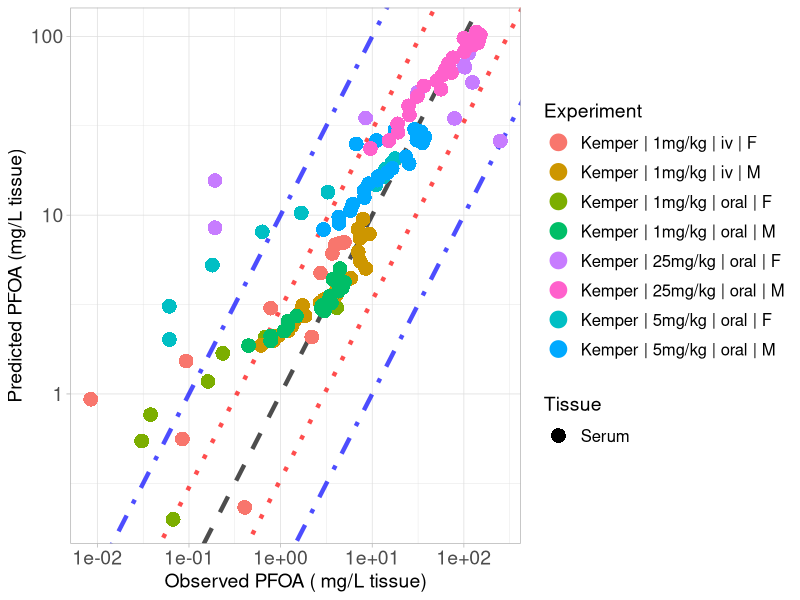

The R source for this figure:
library(ggplot2)

#setwd("C:/Users/ptsir/Documents/GitHub/PFAS_PBK_models/PFOA inhalation Rat/Validation/Validation_results")
setwd("/Users/eviepapakyriakopoulou/Documents/GitHub/PFAS_PBK_models/PFOA inhalation Rat/Validation/Validation_Scenario24j")

# Load Results 

# 
Kemper_serum_results <- read.csv("Kemper_2003_serum_results.csv", header = T)
Kemper_iv_F_1 <- Kemper_serum_results[Kemper_serum_results$Dose == 1 & Kemper_serum_results$Type == "iv" &
                               Kemper_serum_results$sex == "F", ]
Kemper_iv_F_1$Experiment <- "Kemper | 1mg/kg | iv | F"

Kemper_oral_F_1 <- Kemper_serum_results[Kemper_serum_results$Dose == 1 & Kemper_serum_results$Type == "oral" &
                                 Kemper_serum_results$sex == "F", ]
Kemper_oral_F_1$Experiment <- "Kemper | 1mg/kg | oral | F"

Kemper_oral_F_5 <- Kemper_serum_results[Kemper_serum_results$Dose == 5 & Kemper_serum_results$Type == "oral" &
                                 Kemper_serum_results$sex == "F", ]
Kemper_oral_F_5$Experiment <- "Kemper | 5mg/kg | oral | F"
Kemper_oral_F_25 <- Kemper_serum_results[Kemper_serum_results$Dose == 25 & Kemper_serum_results$Type == "oral" &
                                  Kemper_serum_results$sex == "F", ]
Kemper_oral_F_25$Experiment <- "Kemper | 25mg/kg | oral | F"

Kemper_iv_M_1 <- Kemper_serum_results[Kemper_serum_results$Dose == 1 & Kemper_serum_results$Type == "iv" &
                               Kemper_serum_results$sex == "M", ]
Kemper_iv_M_1$Experiment <- "Kemper | 1mg/kg | iv | M"

Kemper_oral_M_1 <- Kemper_serum_results[Kemper_serum_results$Dose == 1 & Kemper_serum_results$Type == "oral" &
                                 Kemper_serum_results$sex == "M", ]
Kemper_oral_M_1$Experiment <- "Kemper | 1mg/kg | oral | M"

Kemper_oral_M_5 <- Kemper_serum_results[Kemper_serum_results$Dose == 5 & Kemper_serum_results$Type == "oral" &
                                 Kemper_serum_results$sex == "M", ]
Kemper_oral_M_5$Experiment <- "Kemper | 5mg/kg | oral | M"
Kemper_oral_M_25 <- Kemper_serum_results[Kemper_serum_results$Dose == 25 & Kemper_serum_results$Type == "oral" &
                                  Kemper_serum_results$sex == "M", ]
Kemper_oral_M_25$Experiment <- "Kemper | 25mg/kg | oral | M"
# 
# Kudo_high <- Kudo_results[Kudo_results$Dose == 16.560, ] 
# Kudo_high$Experiment <-  "Kudo | 16mg/kg | iv"
# 
# Kim_results <- read.csv("Kim_results.csv", header = T)
# Kim_iv <- Kim_results[Kim_results$Type == "iv",]
# Kim_iv$Experiment <-  "Kim | 1mg/kg | iv"
# 
# Kim_oral <- Kim_results[Kim_results$Type == "oral",]
# Kim_oral$Experiment <-  "Kim | 1mg/kg | oral"


Experiment <- scales::hue_pal()(8)

names(Experiment) <- unique(c( Kemper_iv_F_1$Experiment, Kemper_iv_M_1$Experiment,
                              Kemper_oral_F_1$Experiment,Kemper_oral_M_1$Experiment, Kemper_oral_F_5$Experiment, 
                               
                               Kemper_oral_M_5$Experiment,  Kemper_oral_F_25$Experiment, Kemper_oral_M_25$Experiment))



scatter_plot <- ggplot()+
  geom_abline(intercept = log10(1), slope = 1, linetype = "dashed", color = "black", linewidth = 1.5, alpha = 0.7) +  # Identity line in log10 scale
  geom_abline(intercept = log10(3), slope = 1, linetype = "dotted", color = "red", linewidth = 1.5, alpha = 0.7) +  # +3-fold error line
  geom_abline(intercept = log10(1/3), slope = 1, linetype = "dotted", color = "red", linewidth = 1.5, alpha = 0.7) +  # -3-fold error line
  geom_abline(intercept = log10(10), slope = 1, linetype = "dotdash", color = "blue", linewidth = 1.5, alpha = 0.7) +  # +10-fold error line
  geom_abline(intercept = log10(1/10), slope = 1, linetype = "dotdash", color = "blue", linewidth = 1.5, alpha = 0.7) +  # -10-fold error line
  geom_point(data = Kemper_iv_F_1, aes(x=Observed, y=Predicted, color = Experiment, shape = Tissue), size=4, stroke = 1.5)+
  geom_point(data = Kemper_oral_F_1, aes(x=Observed, y=Predicted, color = Experiment, shape = Tissue), size=4, stroke = 1.5)+
  geom_point(data = Kemper_oral_F_5, aes(x=Observed, y=Predicted, color = Experiment, shape = Tissue), size=4, stroke = 1.5)+
  geom_point(data = Kemper_oral_F_25, aes(x=Observed, y=Predicted, color = Experiment, shape = Tissue), size=4, stroke = 1.5)+
  geom_point(data = Kemper_iv_M_1, aes(x=Observed, y=Predicted, color = Experiment, shape = Tissue), size=4, stroke = 1.5)+
  geom_point(data = Kemper_oral_M_1, aes(x=Observed, y=Predicted, color = Experiment, shape = Tissue), size=4, stroke = 1.5)+
  geom_point(data = Kemper_oral_M_5, aes(x=Observed, y=Predicted, color = Experiment, shape = Tissue), size=4, stroke = 1.5)+
  geom_point(data = Kemper_oral_M_25, aes(x=Observed, y=Predicted, color = Experiment, shape = Tissue), size=4, stroke = 1.5)+
  scale_y_log10()+
  scale_x_log10()+
  scale_color_manual(values = Experiment)+
  theme(legend.spacing.y = unit(1, 'cm')) +
  guides(fill = guide_legend(byrow = TRUE))+
  theme_light()+
  labs(y = "Predicted PFOA (mg/L tissue)",
       x = "Observed PFOA ( mg/L tissue)")+
  theme(plot.title = element_text(hjust = 0.5),
        legend.key.size = unit(0.75, 'cm'),  
        legend.title = element_text(size=14),
        legend.text = element_text(size=12,  hjust = 0),
        axis.text = element_text(size = 14),
        axis.title = element_text(size = 14),
        )

#print(scatter_plot)

ggsave("validation_plot_PFOA_serum.png", scatter_plot, width = 11, height = 7, units = "in", dpi = 300)
